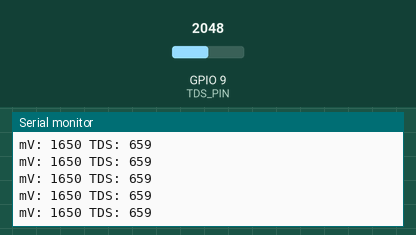
Simulated run of this sketch. Board: ESP32-S3. Parts: the last lines printed to the serial monitor. The test bench sets the inputs (shaded band); at power-on: GPIO 9 (TDS_PIN) = 2048 (analog values on the 0–4095 scale).

Above: at 1.2 s.
1.3 s: GPIO 9 (TDS_PIN) set to 2866
At 1.31 s:
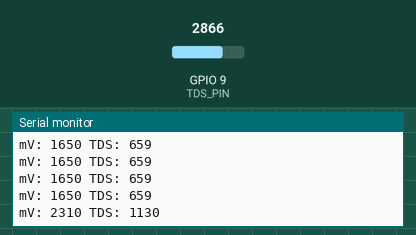
2.8 s: GPIO 9 (TDS_PIN) set to 3603
At 2.81 s:
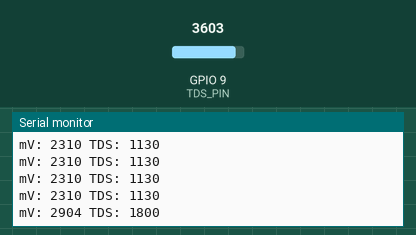
Timing chart, 0 to 5.8 s (numbered marks = the images above; inputs shaded):
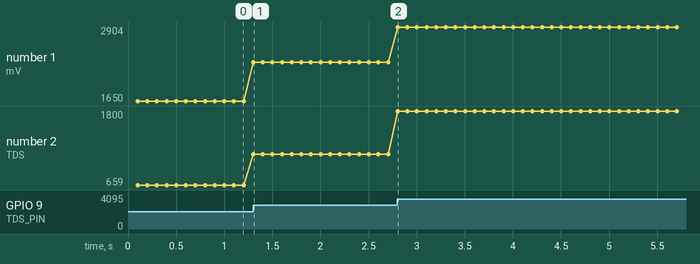

Measured:
- after the input at 1.3 s, the serial monitor: prints a new line at once (image 1)
- after the input at 2.8 s, the serial monitor: prints a new line at once (image 2)
- plotted number 1: 1650 → 2310 after the input at 1.3 s, 2310 → 2904 after the input at 2.8 s
- plotted number 2: 659 → 1130 after the input at 1.3 s, 1130 → 1800 after the input at 2.8 s

The sketch:

code.ino
```cpp
// SEN0244 unit test sketch (ESP32-S3 Arduino variant of the AVR sketch):
//   Every 100 ms prints the signal pin's millivolts and the TDS it converts
//   to with DFRobot's 25 °C formula. The harness steps `tds` across the range.
//   The mV conversion assumes a linear 3.3 V full scale on the 12-bit ADC.

const int TDS_PIN = 9;

unsigned long lastReportMs = 0;

void setup() {
  Serial.begin(115200);
  analogReadResolution(12);
  analogSetPinAttenuation(TDS_PIN, ADC_11db);
}

void loop() {
  unsigned long now = millis();
  if (now - lastReportMs >= 100) {
    lastReportMs = now;
    int mv = (analogRead(TDS_PIN) * 3300 + 2047) / 4095;
    float v = mv / 1000.0f;
    float tds = (133.42f * v * v * v - 255.86f * v * v + 857.39f * v) * 0.5f;
    Serial.print("mV: ");
    Serial.print(mv);
    Serial.print(" TDS: ");
    Serial.println((int)(tds + 0.5f));
  }
}
```
